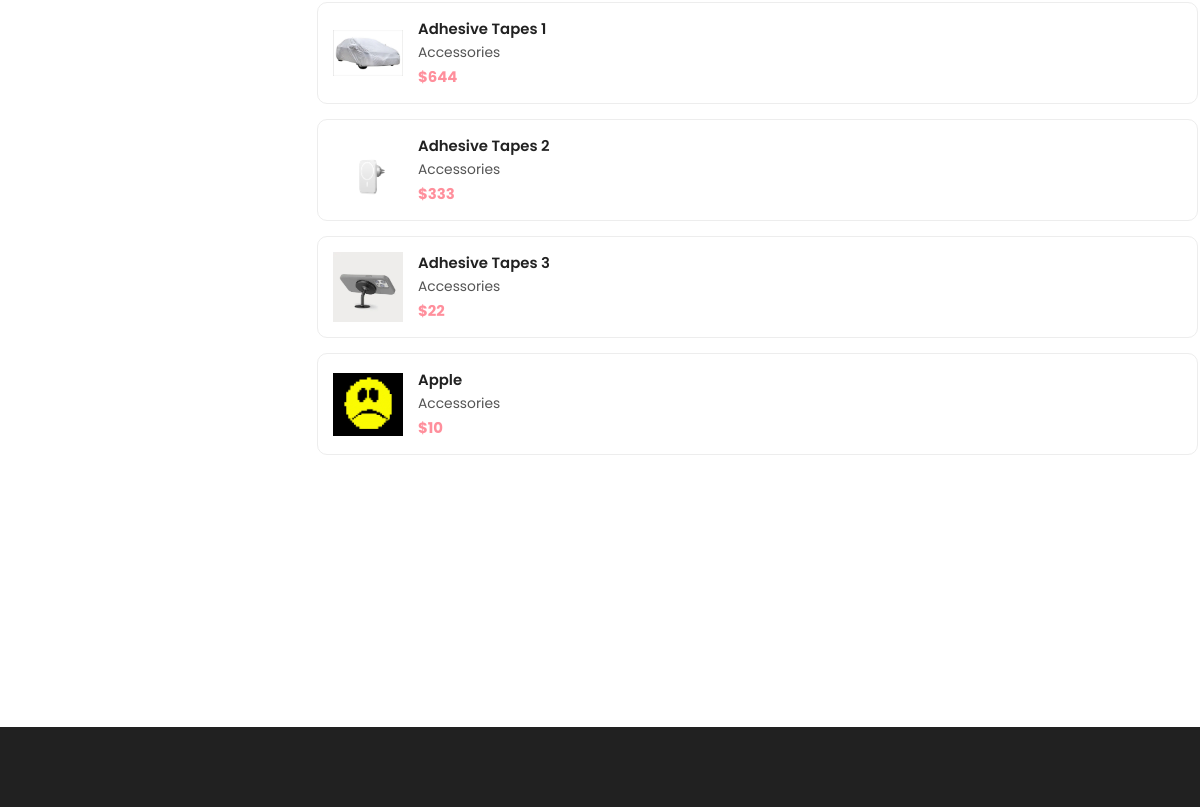
The page /salesManager/listOfProduct.php (signed in, lower part) on the database as committed earlier.
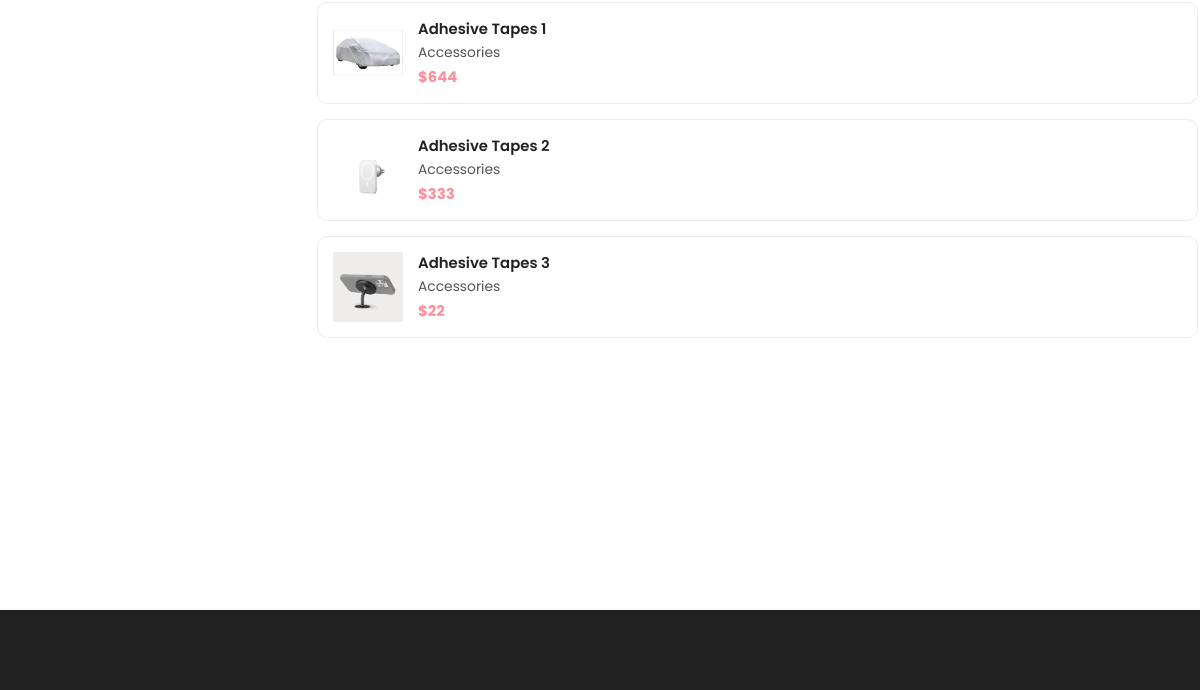
The same page on the database as committed later.
### tables this page shows
CREATE TABLE IF NOT EXISTS `sparepart` (
  `sparePartNum` mediumint NOT NULL,
  `sparePartName` varchar(50) NOT NULL,
  `sparePartDescription` varchar(255) NOT NULL,
  `stockItemQty` smallint NOT NULL,
  `weight` float NOT NULL,
  `price` float NOT NULL,
  `discountPrice` float DEFAULT NULL,
  `sparePartImage` varchar(150) DEFAULT NULL,
  PRIMARY KEY (`sparePartNum`)
);

### salesManager/listOfProduct.php (the view, shortened to what this page needs)
<?php
require_once('../db/connect.php');
?>
<!DOCTYPE html>
<html lang="en">
<head>
  <link rel="stylesheet" href="./assets/css/style-prefix.css" />
</head>
<body>
  <main>
    <div class="product-container">
      <div class="container">
        <div class="product-box">
          <div class="product-minimal">
            <div class="product-showcase">
              <div class="showcase-wrapper has-scrollbar">
                <div class="showcase-container">
                  <?php
                  $categoryID = 0;
                  if ($categoryID == 0) {
                    $sql = "SELECT * FROM sparePart";
                  } else {
                    $sql = "SELECT * FROM sparePart WHERE  sparePartNum like '" . $categoryID . "%'";
                  }
                  $result = $conn->query($sql);
                  if ($result->num_rows > 0) {
                    while ($row = $result->fetch_assoc()) {
                      $categoryName = "";
                      switch (substr($row["sparePartNum"], 0, 1)) {
                        case "1":
                          $categoryName = "Sheet Metal";
                          break;
                        case "2":
                          $categoryName = "Major Assemblies";
                          break;
                        case "3":
                          $categoryName = "Light Components";
                          break;
                        case "4":
                          $categoryName = "Accessories";
                          break;
                      };
                      echo ' <div class="showcase" onclick="ProductDetail(' . $row["sparePartNum"] . ')">
                        <a href="#" class="showcase-img-box">
                          <img
                            src="' . $row["sparePartImage"] . '"
                            width="70"
                            class="showcase-img"
                          />
                        </a>
                        <div class="showcase-content">
                          <a href="#"><h4 class="showcase-title">' . $row["sparePartName"] . '</h4></a>
                          <a class="showcase-category">' . $categoryName . '</a>';
                      if ($row["discountPrice"] == null) {
                        $price = $row["price"];
                        echo '<div class="price-box">
                          <p class="price">$' . $price . '</p>
                        </div>';
                      }
                      echo '
                        </div>
                      </div>';
                    }
                  }
                  ?>
                </div>
              </div>
            </div>
          </div>
        </div>
      </div>
    </div>
  </main>
  <footer></footer>
</body>
</html>

Rows that differ between the two databases and show on the page:
removed sparepart: sparePartImage (picture), sparePartName "Apple", sparePartNum "Accessories", price "10"
